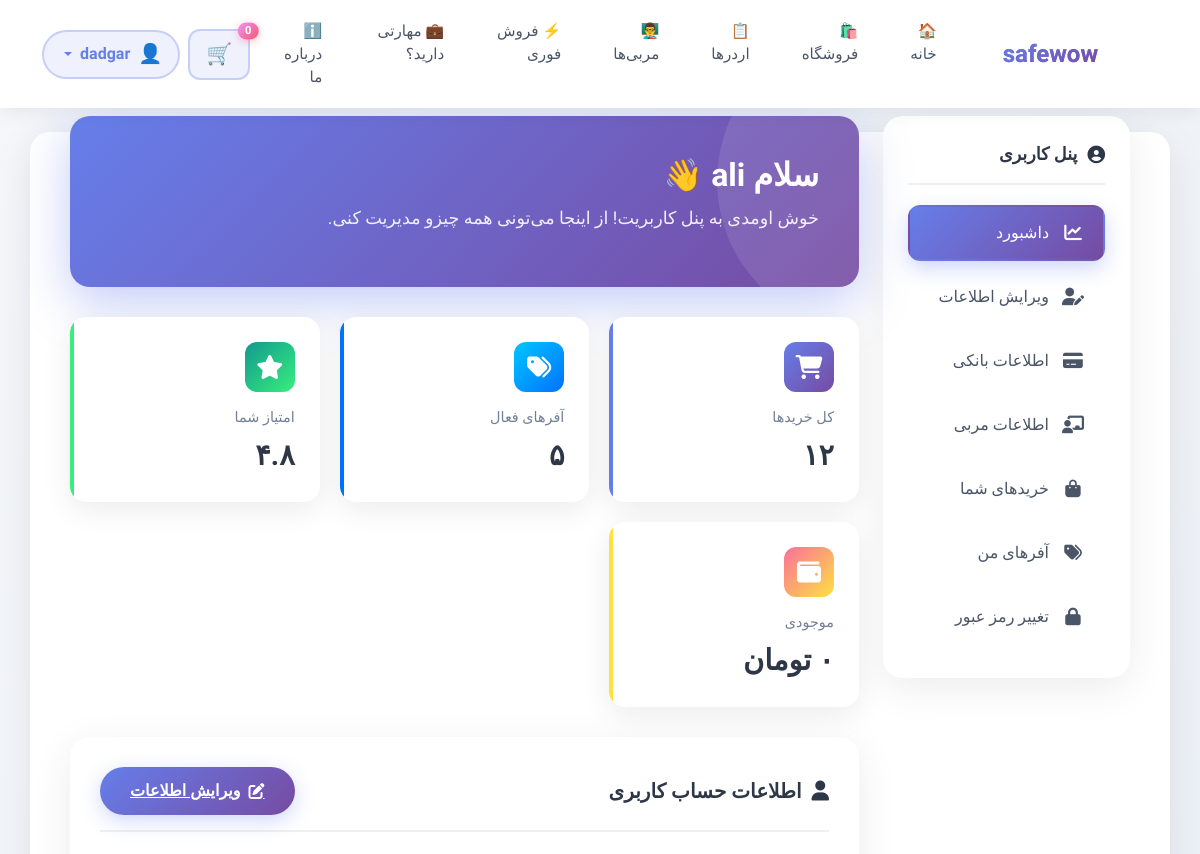
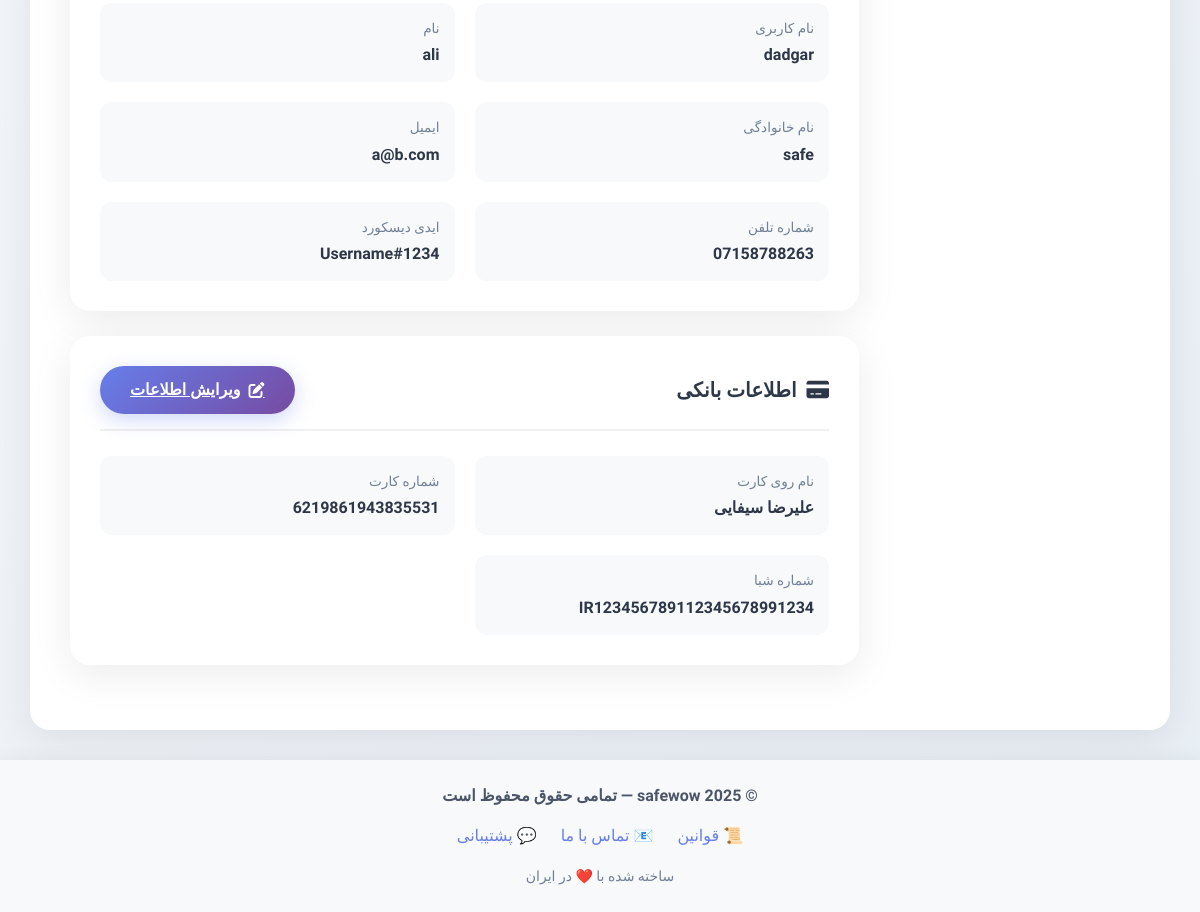
Screenshot of /account/dashboard/ (signed in) with the database file from the repository (2 pictures, top to bottom).
### account/models.py (models this page shows, shortened)
class User(AbstractUser):
    email = models.EmailField('Email Address', unique=True)
    phone = models.CharField('Phone Number', max_length=15)
    discord_id = models.CharField('Discord ID', max_length=255)
    last_activation_email_sent = models.DateTimeField(null=True, blank=True)

class BankAccount(models.Model):
    user = models.OneToOneField(settings.AUTH_USER_MODEL, on_delete=models.CASCADE)
    full_name = models.CharField(max_length=100, blank=True, null=True, verbose_name="نام روی کارت")
    card_number = models.CharField(max_length=16, blank=True, null=True, verbose_name="شماره کارت")
    shaba_number = models.CharField(max_length=26, blank=True, null=True, verbose_name="شماره شبا")

### account/views.py (the view)
# urls.py: path("dashboard/", views.DashboardView.as_view(), name="dashboard"),
class DashboardView(LoginRequiredMixin, View):
    def get(self, request):
        return render(request, "account/dashboard.html")

### account/templates/account/dashboard.html (shortened to what this page needs)
{% extends "base.html" %}
{% block content %}
<div class="row dashboard-wrapper">
    <div class="col-lg-3 col-md-4 mb-4">
        <div class="sidebar">
            <div class="sidebar-title">
                <i class="fas fa-user-circle"></i>
                پنل کاربری
            </div>
            <ul class="sidebar-menu">
                <li>
                    <a href="{% url 'account:dashboard' %}" class="active">
                        <i class="fas fa-chart-line"></i>
                        <span>داشبورد</span>
                    </a>
                </li>
                <li>
                    <a href="{% url 'account:profile_edit' %}">
                        <i class="fas fa-user-edit"></i>
                        <span>ویرایش اطلاعات</span>
                    </a>
                </li>
                <li>
                    <a href="{% url 'account:bank_edit' %}">
                        <i class="fas fa-credit-card"></i>
                        <span>اطلاعات بانکی</span>
                    </a>
                </li>
                <li>
                    <a href="{% url 'core:coach_edit' %}">
                        <i class="fas fa-chalkboard-teacher"></i>
                        <span>اطلاعات مربی</span>
                    </a>
                </li>
                <li>
                    <a href="{% url 'account:my_invoices' %}">
                        <i class="fas fa-shopping-bag"></i>
                        <span>خریدهای شما</span>
                    </a>
                </li>
                <li>
                    <a href="{% url 'account:offers' %}">
                        <i class="fas fa-tags"></i>
                        <span>آفرهای من</span>
                    </a>
                </li>
                <li>
                    <a href="{% url 'password_change' %}">
                        <i class="fas fa-lock"></i>
                        <span>تغییر رمز عبور</span>
                    </a>
                </li>
            </ul>
        </div>
    </div>
    <div class="col-lg-9 col-md-8">
        <div class="welcome-card">
            <h2>سلام {{ request.user.first_name|default:request.user.username }} 👋</h2>
            <p>خوش اومدی به پنل کاربریت! از اینجا می‌تونی همه چیزو مدیریت کنی.</p>
        </div>
        <div class="stats-row">
            <div class="stat-card purple">
                <div class="stat-icon">
                    <i class="fas fa-shopping-cart"></i>
                </div>
                <div class="stat-label">کل خریدها</div>
                <div class="stat-value">۱۲</div>
            </div>
            <div class="stat-card blue">
                <div class="stat-icon">
                    <i class="fas fa-tags"></i>
                </div>
                <div class="stat-label">آفرهای فعال</div>
                <div class="stat-value">۵</div>
            </div>
            <div class="stat-card green">
                <div class="stat-icon">
                    <i class="fas fa-star"></i>
                </div>
                <div class="stat-label">امتیاز شما</div>
                <div class="stat-value">۴.۸</div>
            </div>
            <div class="stat-card orange">
                <div class="stat-icon">
                    <i class="fas fa-wallet"></i>
                </div>
                <div class="stat-label">موجودی</div>
                <div class="stat-value">۰ تومان</div>
            </div>
        </div>
        <div class="info-card">
            <div class="info-card-header">
                <h5>
                    <i class="fas fa-user"></i>
                    اطلاعات حساب کاربری
                </h5>
                <a href="{% url 'account:profile_edit' %}" class="btn-gradient">
                    <i class="fas fa-edit"></i>
                    ویرایش اطلاعات
                </a>
            </div>
            <div class="info-grid">
                <div class="info-item">
                    <div class="info-label">نام کاربری</div>
                    <div class="info-value">{{ request.user.username|default:"ثبت نشده" }}</div>
                </div>
                <div class="info-item">
                    <div class="info-label">نام</div>
                    <div class="info-value">{{ request.user.first_name|default:"ثبت نشده" }}</div>
                </div>
                <div class="info-item">
                    <div class="info-label">نام خانوادگی</div>
                    <div class="info-value">{{ request.user.last_name|default:"ثبت نشده" }}</div>
                </div>
                <div class="info-item">
                    <div class="info-label">ایمیل</div>
                    <div class="info-value">{{ request.user.email|default:"ثبت نشده" }}</div>
                </div>
                <div class="info-item">
                    <div class="info-label">شماره تلفن</div>
                    <div class="info-value">{{ request.user.phone|default:"ثبت نشده" }}</div>
                </div>
                <div class="info-item">
                    <div class="info-label">ایدی دیسکورد</div>
                    <div class="info-value">{{ request.user.discord_id|default:"ثبت نشده" }}</div>
                </div>
            </div>
        </div>
        <div class="info-card">
            <div class="info-card-header">
                <h5>
                    <i class="fas fa-credit-card"></i>
                    اطلاعات بانکی
                </h5>
                <a href="{% url 'account:bank_edit' %}" class="btn-gradient">
                    <i class="fas fa-edit"></i>
                    ویرایش اطلاعات
                </a>
            </div>
            {% if request.user.bankaccount %}
            <div class="info-grid">
                <div class="info-item">
                    <div class="info-label">نام روی کارت</div>
                    <div class="info-value">{{ request.user.bankaccount.full_name|default:"ثبت نشده" }}</div>
                </div>
                <div class="info-item">
                    <div class="info-label">شماره کارت</div>
                    <div class="info-value">{{ request.user.bankaccount.card_number|default:"ثبت نشده" }}</div>
                </div>
                <div class="info-item">
                    <div class="info-label">شماره شبا</div>
                    <div class="info-value">{{ request.user.bankaccount.shaba_number|default:"ثبت نشده" }}</div>
                </div>
            </div>
            {% else %}
            <div class="empty-state">
                <i class="fas fa-credit-card"></i>
                <p>اطلاعات بانکی ثبت نشده است</p>
            </div>
            {% endif %}
        </div>
    </div>
</div>
<link rel="stylesheet" href="https://cdnjs.cloudflare.com/ajax/libs/font-awesome/6.4.0/css/all.min.css" />
{% endblock %}

### templates/bits/header.html (shortened to what this page needs)
<nav class="navbar navbar-expand-lg navbar-light sticky-top">
    <div class="container">
        <a class="navbar-brand d-flex align-items-center" href="#">
            <span class="brand-icon me-2">🛡️</span>
            <span class="brand-text">safewow</span>
        </a>
        <div class="collapse navbar-collapse" id="mainNavbar">
            <ul class="navbar-nav mx-auto mb-2 mb-lg-0">
                <li class="nav-item">
                    <a class="nav-link px-3" href="{% url 'core:home' %}">🏠 خانه</a>
                </li>
                <li class="nav-item">
                    <a class="nav-link px-3" href="{% url 'shop:product_list' %}">🛍️ فروشگاه</a>
                </li>
                <li class="nav-item">
                    <a class="nav-link px-3" href="{% url 'core:orders' %}">📋 اردرها</a>
                </li>
                <li class="nav-item">
                    <a class="nav-link px-3" href="{% url 'core:coach_list' %}">👨‍🏫 مربی‌ها</a>
                </li>
                <li class="nav-item">
                    <a class="nav-link px-3" href="{% url 'core:fast_sell' %}">⚡ فروش فوری</a>
                </li>
                <li class="nav-item">
                    <a class="nav-link px-3" href="{% url 'core:coach_register' %}">💼 مهارتی دارید؟</a>
                </li>
                <li class="nav-item">
                    <a class="nav-link px-3" href="{% url 'core:about' %}">ℹ️ درباره ما</a>
                </li>
            </ul>
            <div class="d-flex align-items-center gap-2">
                <a href="{% url 'shop:cart_show' %}" class="btn btn-cart position-relative">
                    🛒
                    <span class="cart-badge position-absolute top-0 start-100 translate-middle badge rounded-pill">
                        <span id="cart-count">{{ request.session.cart|length }}</span>
                    </span>
                </a>
                {% if not request.user.is_authenticated %}
                    <a href="{% url 'login' %}" class="btn btn-gradient px-4">
                        ورود / ثبت‌نام
                    </a>
                {% else %}
                    <div class="dropdown">
                        <button class="btn btn-user dropdown-toggle d-flex align-items-center gap-2" data-bs-toggle="dropdown">
                            <span class="user-avatar">👤</span>
                            <span class="d-none d-md-inline">{{ request.user.username }}</span>
                        </button>
                    </div>
                {% endif %}
            </div>
        </div>
    </div>
</nav>

### templates/base.html (style rules this page uses)
* { font-family: 'Vazirmatn', sans-serif; }
body { background: linear-gradient(135deg, #f5f7fa 0%, #e8eef5 100%); min-height: 100vh; }
.navbar { background: rgba(255, 255, 255, 0.98) !important; backdrop-filter: blur(10px); box-shadow: 0 2px 15px rgba(0,0,0,0.06); }
.navbar-brand { font-weight: 700; font-size: 1.5rem; background: linear-gradient(135deg, #667eea 0%, #764ba2 100%); -webkit-background-clip: text; -webkit-text-fill-color: transparent; background-clip: text; }
.nav-link { font-weight: 500; color: #4a5568 !important; transition: all 0.3s ease; margin: 0 10px; }

### templates/bits/header.html (style rules this page uses)
.navbar { padding: 12px 0; background: rgba(255, 255, 255, 0.98) !important; backdrop-filter: blur(10px); box-shadow: 0 2px 20px rgba(0, 0, 0, 0.08); }
.brand-icon { font-size: 1.8rem; filter: drop-shadow(0 2px 4px rgba(102, 126, 234, 0.4)); animation: pulse 2s ease-in-out infinite; }
.brand-text { font-weight: 700; font-size: 1.5rem; background: linear-gradient(135deg, #667eea 0%, #764ba2 100%); -webkit-background-clip: text; -webkit-text-fill-color: transparent; background-clip: text; }
.nav-link { font-weight: 500; color: #4a5568 !important; transition: all 0.3s ease; border-radius: 12px; position: relative; font-size: 0.95rem; }
.btn-cart { background: rgba(102, 126, 234, 0.1); border: 2px solid rgba(102, 126, 234, 0.3); border-radius: 12px; padding: 8px 16px; font-size: 1.3rem; transition: all 0.3s ease; position: relative; }
.cart-badge { background: linear-gradient(135deg, #f093fb 0%, #f5576c 100%); color: white; font-size: 0.7rem; padding: 3px 7px; font-weight: 600; box-shadow: 0 2px 8px rgba(245, 87, 108, 0.4); }
.btn-gradient { background: linear-gradient(135deg, #667eea 0%, #764ba2 100%); color: white !important; border: none; border-radius: 25px; font-weight: 600; padding: 10px 24px; transition: all 0.3s ease; box-shadow: 0 4px 15px rgba(102, 126, 234, 0.4); white-space: nowrap; }
.btn-user { background: rgba(102, 126, 234, 0.1); border: 2px solid rgba(102, 126, 234, 0.3); border-radius: 25px; padding: 8px 16px; font-weight: 600; color: #667eea !important; transition: all 0.3s ease; }
.user-avatar { font-size: 1.2rem; }

### rows the page displays
User: user.username "dadgar", user.first_name "ali", user.last_name "safe", user.email "a@b.com", user.phone "07158788263", user.discord_id "Username#1234", user.bankaccount.full_name "علیرضا سیفایی", user.bankaccount.card_number "6219861943835531", user.bankaccount.shaba_number "IR123456789112345678991234"

### other values shown
{{ request.session.cart|length }} "0"
